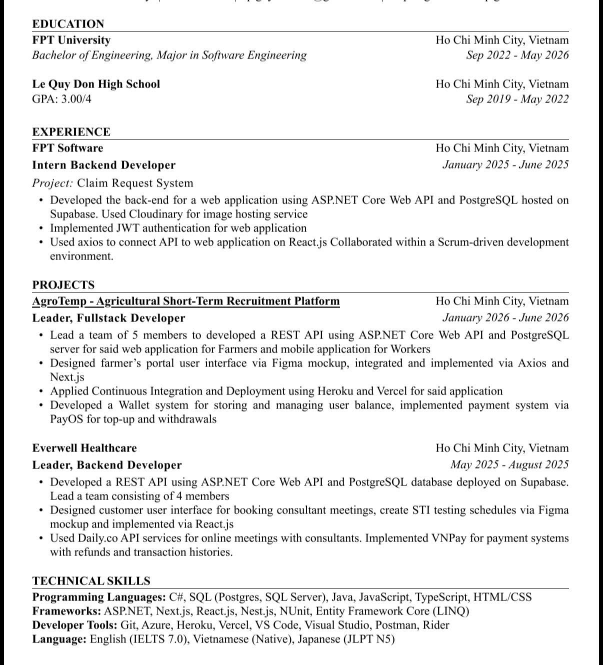
#> input picture Data/Raw/CrawlResume/cv2.jpg, 1206 x 1330 px (shown at 1/2 size)
$ python -i image_preprocessor.py   (imports and definitions only)
#> lines starting #> are read from the running program, lines starting #| are printed output that depends on the picture; after the words box and inside, x2 and y2 are one past the last pixel; in counts of white or black regions, pixels touching at a corner belong together
from __future__ import annotations

import os
import tempfile
from pathlib import Path
from typing import List
import cv2
import numpy as np
from PIL import Image, ImageEnhance, ImageOps

try:
    RESAMPLE_FILTER = Image.Resampling.LANCZOS
except AttributeError:
    RESAMPLE_FILTER = Image.LANCZOS


def extract_document_cards(image_path: str) -> List[str]:
    """Phát hiện và cắt các trang tài liệu riêng biệt từ ảnh chụp viewer/screenshot."""
#> called with image_path = '../../Data/Raw/CrawlResume/cv2.jpg'
    p = Path(image_path)
    if not p.is_file():
        return [image_path]

    with Image.open(p) as raw_img:
#> raw_img is the input picture: PIL image 1206x1330 RGB; min 0, max 255, mean 235.2
        img_rgb = np.array(ImageOps.exif_transpose(raw_img).convert("RGB"))

    h, w, _ = img_rgb.shape
#> h = 1330; w = 1206
    gray = cv2.cvtColor(img_rgb, cv2.COLOR_RGB2GRAY)

    # Tạo mask lọc vùng giấy trắng sáng (nền CV thường > 220)
    _, thresh = cv2.threshold(gray, 225, 255, cv2.THRESH_BINARY)
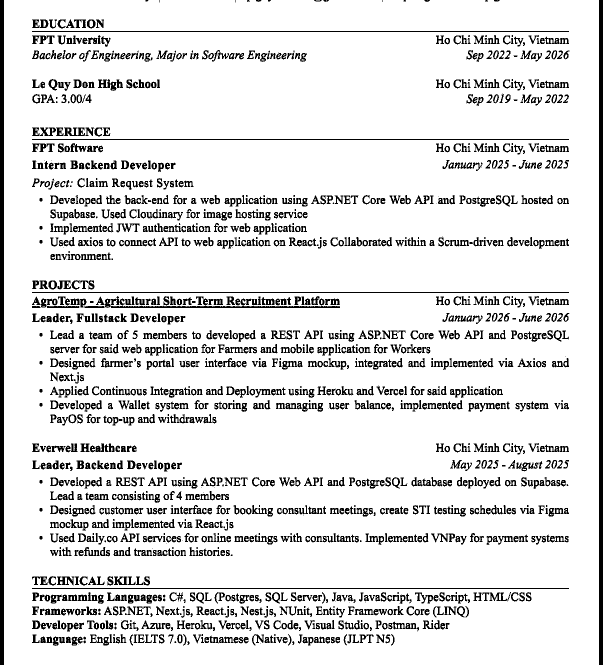
#> thresh: shape (1330, 1206) (shown at 1/2 size); 88.1% white; 1822 black regions (221 under 20 px), largest, box (x1, y1, x2, y2) and area: (0, 0, 8, 1330) 10640, (1198, 0, 1206, 1330) 10640, (64, 62, 1138, 64) 2148
    kernel = cv2.getStructuringElement(cv2.MORPH_RECT, (15, 15))
    closed = cv2.morphologyEx(thresh, cv2.MORPH_CLOSE, kernel)
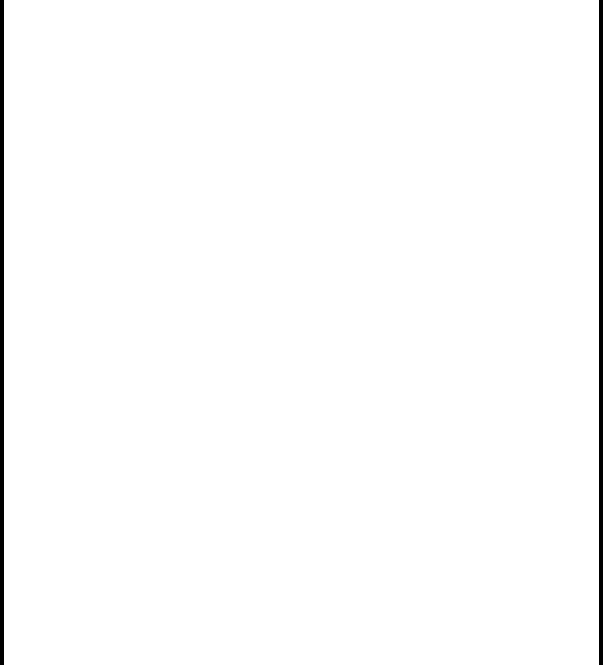
#> closed: shape (1330, 1206) (shown at 1/2 size); 98.7% white; 2 black regions, box (x1, y1, x2, y2) and area: (0, 0, 8, 1330) 10640, (1198, 0, 1206, 1330) 10640

    contours, _ = cv2.findContours(closed, cv2.RETR_EXTERNAL, cv2.CHAIN_APPROX_SIMPLE)
#> contours = [[[8, 0], [8, 1329], [1197, 1329], [1197, 0]]]

    card_boxes = []
    min_page_area = (w * h) * 0.15
#> min_page_area = 240597

    for cnt in contours:
        x_c, y_c, w_c, h_c = cv2.boundingRect(cnt)
        area = w_c * h_c
        if area >= min_page_area and w_c > (w * 0.4):
            card_boxes.append((x_c, y_c, w_c, h_c))
#> this loop made 1 pass
#> (cnt, x_c, y_c, w_c, h_c, area) on pass 1: ([[8, 0], [8, 1329], [1197, 1329], [1197, 0]], 8, 0, 1190, 1330, 1582700)
#> after the loop, card_boxes = [(8, 0, 1190, 1330)]

    if not card_boxes:
        return [image_path]

    card_boxes.sort(key=lambda b: b[1])

    temp_paths = []
    for x_c, y_c, w_c, h_c in card_boxes:
        pad_x = min(4, w_c // 60)
        pad_y = min(4, h_c // 60)
        crop = img_rgb[y_c + pad_y : y_c + h_c - pad_y, x_c + pad_x : x_c + w_c - pad_x]

        if crop.size == 0:
            continue

        tmp = tempfile.NamedTemporaryFile(suffix=".png", delete=False)
        tmp_path = tmp.name
        tmp.close()
        Image.fromarray(crop).save(tmp_path, format="PNG")
        temp_paths.append(tmp_path)
#> this loop made 1 pass
#> (x_c, y_c, w_c, h_c, pad_x, pad_y) on pass 1: (8, 0, 1190, 1330, 4, 4)
#> pass 1, in extract_document_cards, `crop = img_rgb[y_c + pad_y : y_c + h_c - pad_y, x_c + pad_x : x_c + w_..`:
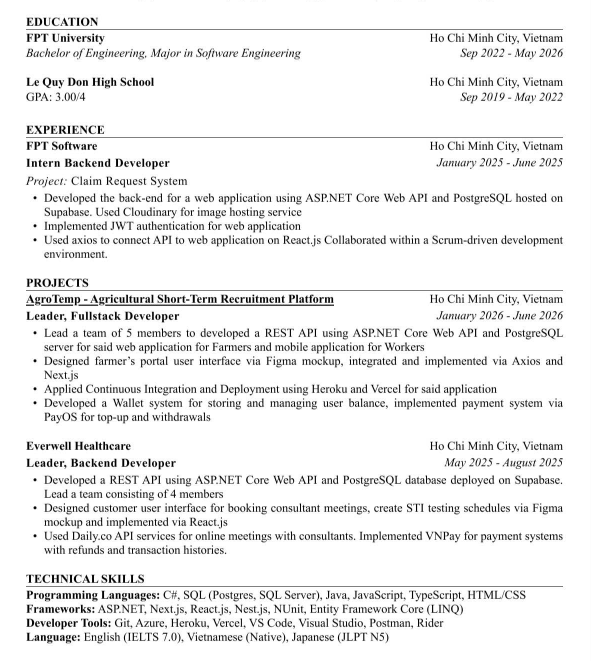
#> crop: shape (1322, 1182, 3) (shown at 1/2 size); min 0, max 255, mean 238.1
#> after the loop, temp_paths = 1 item

    return temp_paths if temp_paths else [image_path]


def enhance_image(path: str, target_min_width: int = 1600) -> str:
    """Upscale nhẹ nhàng cho các ảnh quá nhỏ để OCR nhận diện tốt hơn."""
    p = Path(path)
    if not p.is_file():
        raise FileNotFoundError(f"Image not found: {p}")

    with Image.open(p) as img_raw:
        img = ImageOps.exif_transpose(img_raw).convert("RGB")

    w, h = img.size
    if w < target_min_width:
        scale = target_min_width / float(w)
        new_size = (target_min_width, int(h * scale))
        img = img.resize(new_size, resample=RESAMPLE_FILTER)

    img = ImageEnhance.Contrast(img).enhance(1.15)
    img = ImageOps.autocontrast(img, cutoff=1)

    tmp = tempfile.NamedTemporaryFile(suffix=".png", delete=False)
    tmp_path = tmp.name
    tmp.close()
    img.save(tmp_path, format="PNG")
    return tmp_path


def cleanup_temp(path: str) -> None:
    try:
        if path and os.path.exists(path):
            os.remove(path)
    except Exception:
        pass

>>> result = extract_document_cards('../../Data/Raw/CrawlResume/cv2.jpg')
#> result = 1 item

$ run again, on Data/Raw/CrawlResume/cv5.jpg
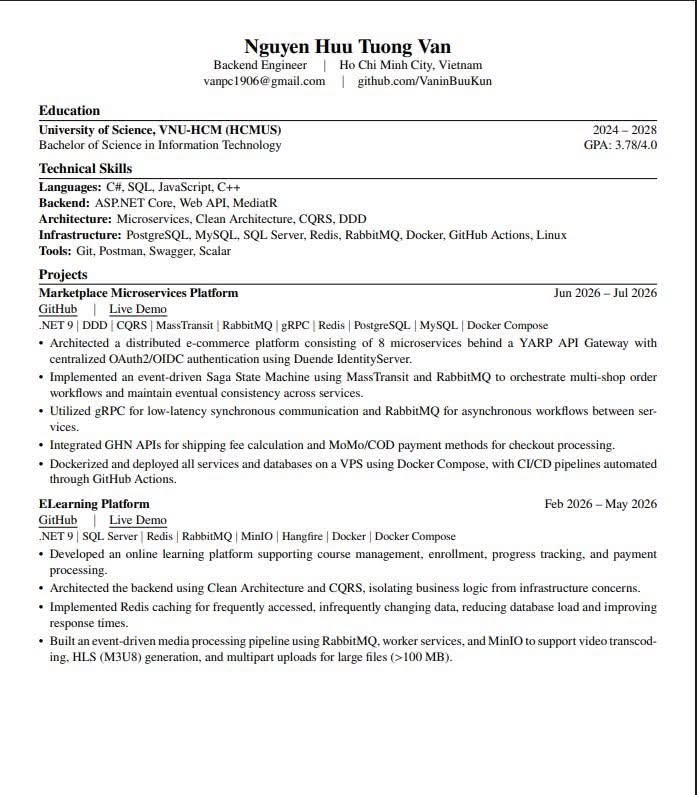
#> input picture Data/Raw/CrawlResume/cv5.jpg, 697 x 795 px
#> in extract_document_cards, raw_img is the input picture: PIL image 697x795 RGB; mean R, G, B 239, 239, 238.8
#> in extract_document_cards, `_, thresh = cv2.threshold(gray, 225, 255, cv2.THRESH_BINARY)`:
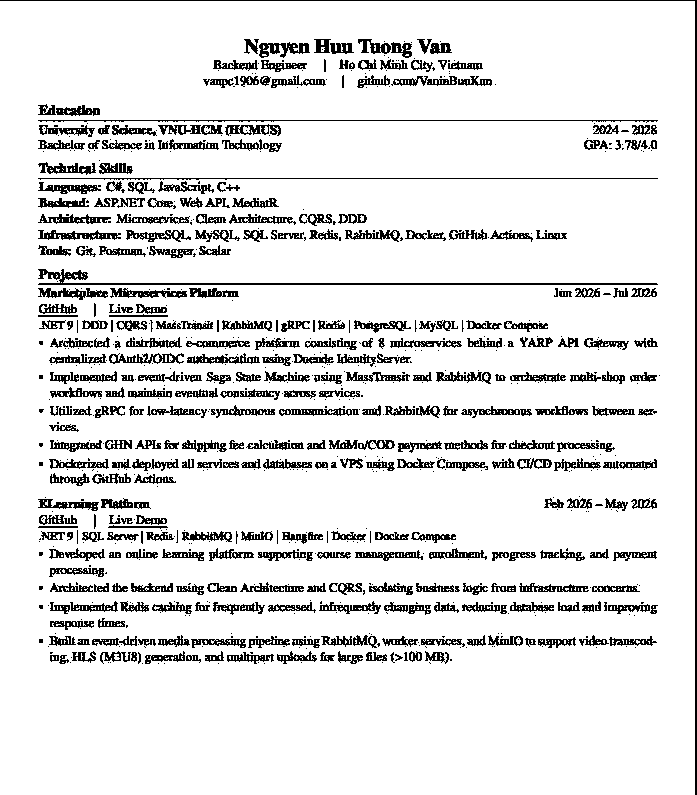
#> thresh: shape (795, 697); 89.1% white; black in thin lines or dots
#> closed: shape (795, 697); every value is 255
#> contours = [[[0, 0], [0, 794], [696, 794], [696, 0]]]
#> the loop in extract_document_cards, `for cnt in contours:` made 1 pass
#> (cnt, x_c, y_c, w_c, h_c, area) on pass 1: ([[0, 0], [0, 794], [696, 794], [696, 0]], 0, 0, 697, 795, 554115)
#> after the loop in extract_document_cards, `for cnt in contours:`: card_boxes = [(0, 0, 697, 795)]
#> the loop in extract_document_cards, `for x_c, y_c, w_c, h_c in card_boxes:` made 1 pass
#> (x_c, y_c, w_c, h_c, pad_x, pad_y) on pass 1: (0, 0, 697, 795, 4, 4)
#> pass 1, in extract_document_cards, `crop = img_rgb[y_c + pad_y : y_c + h_c - pad_y, x_c + pad_x : x_c + w_..`:
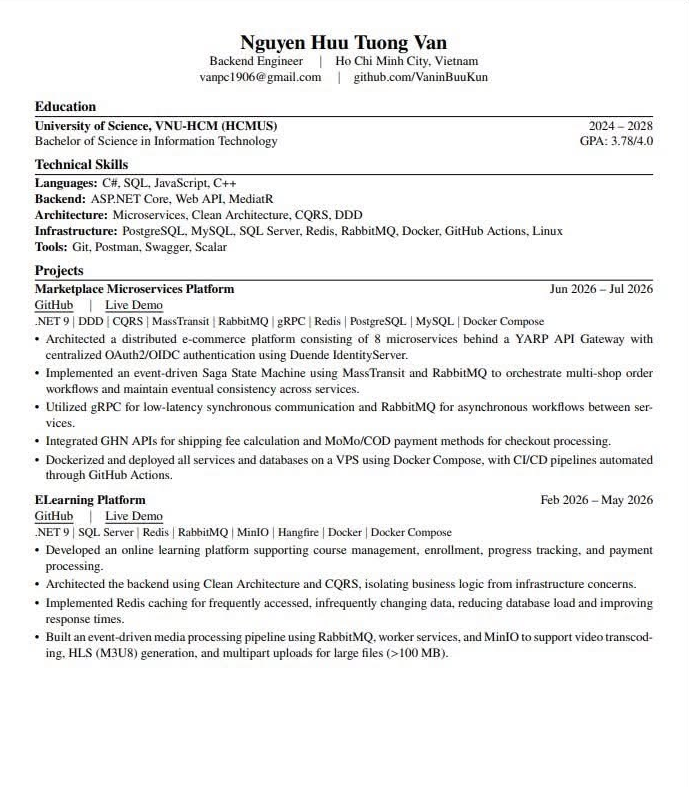
#> crop: shape (787, 689, 3); mean R, G, B 239.6, 239.6, 239.4
#> after the loop in extract_document_cards, `for x_c, y_c, w_c, h_c in card_boxes:`: temp_paths = 1 item

$ run again, on Data/Raw/CrawlResume/cv8.jpg
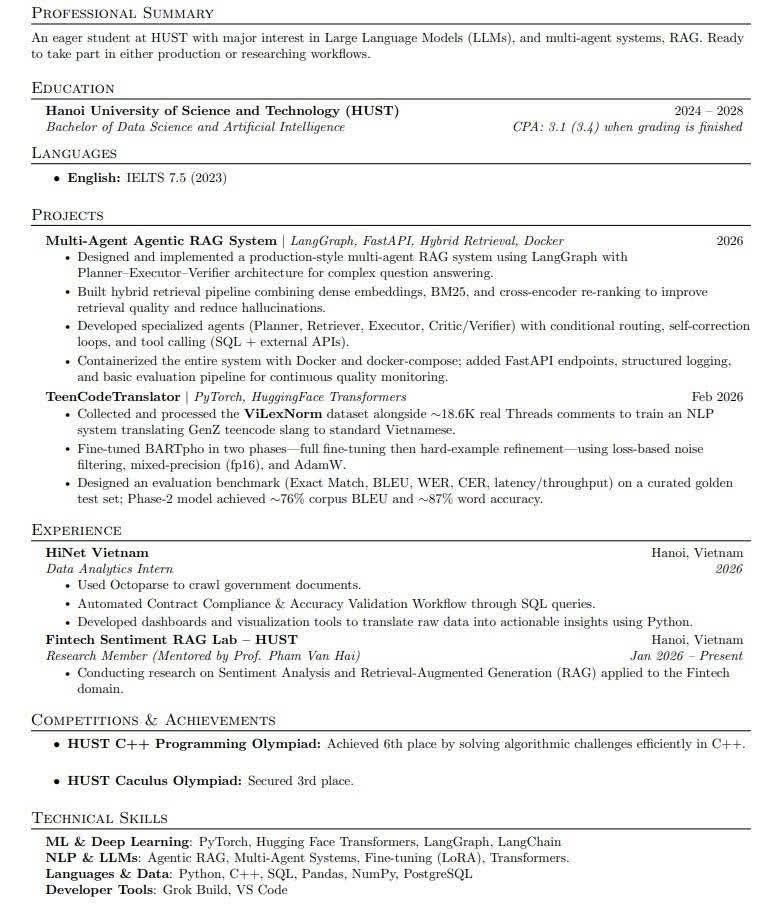
#> input picture Data/Raw/CrawlResume/cv8.jpg, 781 x 905 px
#> in extract_document_cards, raw_img is the input picture: PIL image 781x905 RGB; mean R, G, B 238.7, 238.8, 238.5
#> in extract_document_cards, `_, thresh = cv2.threshold(gray, 225, 255, cv2.THRESH_BINARY)`:
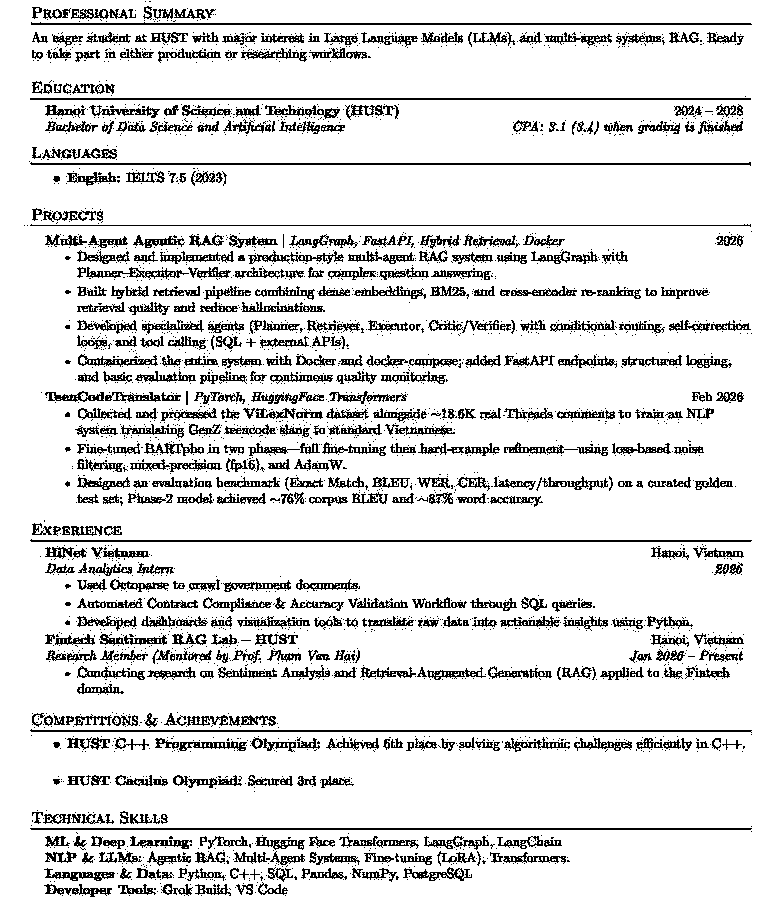
#> thresh: shape (905, 781); 87.7% white; black in thin lines or dots
#> closed: shape (905, 781); every value is 255
#> contours = [[[0, 0], [0, 904], [780, 904], [780, 0]]]
#> the loop in extract_document_cards, `for cnt in contours:` made 1 pass
#> (cnt, x_c, y_c, w_c, h_c, area) on pass 1: ([[0, 0], [0, 904], [780, 904], [780, 0]], 0, 0, 781, 905, 706805)
#> after the loop in extract_document_cards, `for cnt in contours:`: card_boxes = [(0, 0, 781, 905)]
#> the loop in extract_document_cards, `for x_c, y_c, w_c, h_c in card_boxes:` made 1 pass
#> (x_c, y_c, w_c, h_c, pad_x, pad_y) on pass 1: (0, 0, 781, 905, 4, 4)
#> pass 1, in extract_document_cards, `crop = img_rgb[y_c + pad_y : y_c + h_c - pad_y, x_c + pad_x : x_c + w_..`:
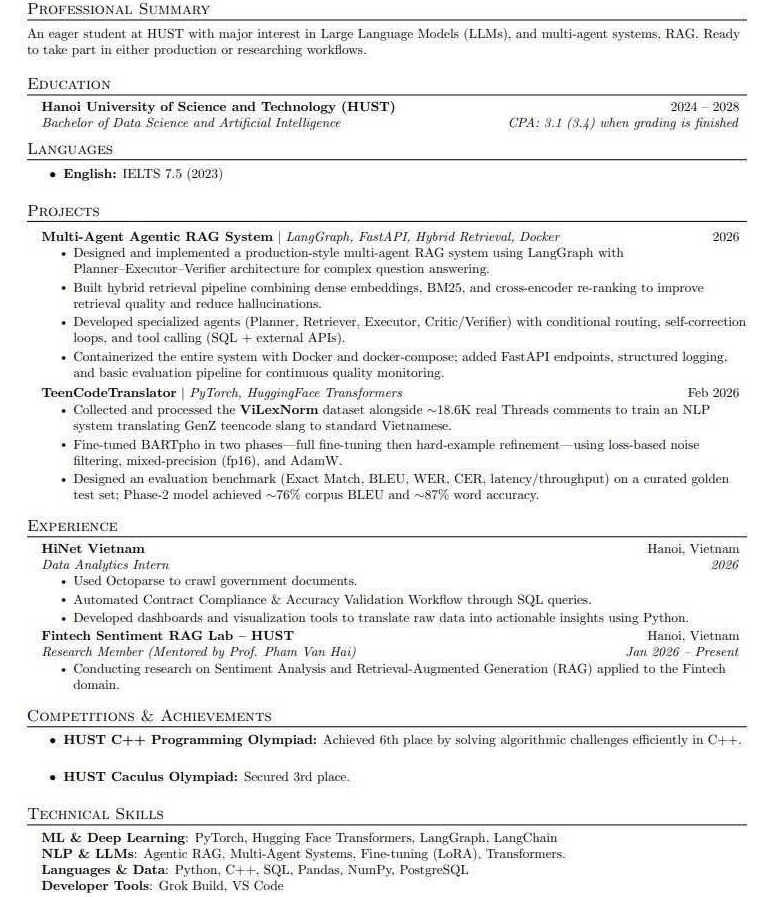
#> crop: shape (897, 773, 3); mean R, G, B 238.4, 238.5, 238.2
#> after the loop in extract_document_cards, `for x_c, y_c, w_c, h_c in card_boxes:`: temp_paths = 1 item

$ run again, on Data/Raw/CrawlResume/cv3.png
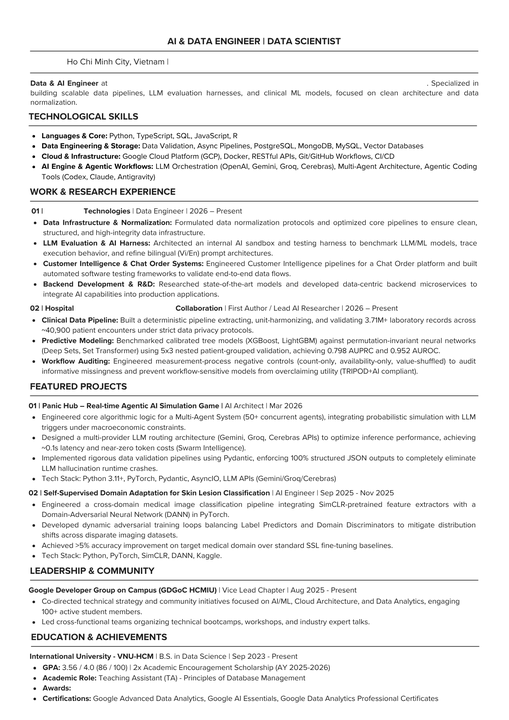
#> input picture Data/Raw/CrawlResume/cv3.png, 509 x 720 px
#> in extract_document_cards, raw_img is the input picture: PIL image 509x720 RGB; min 0, max 255, mean 239
#> in extract_document_cards, `_, thresh = cv2.threshold(gray, 225, 255, cv2.THRESH_BINARY)`:
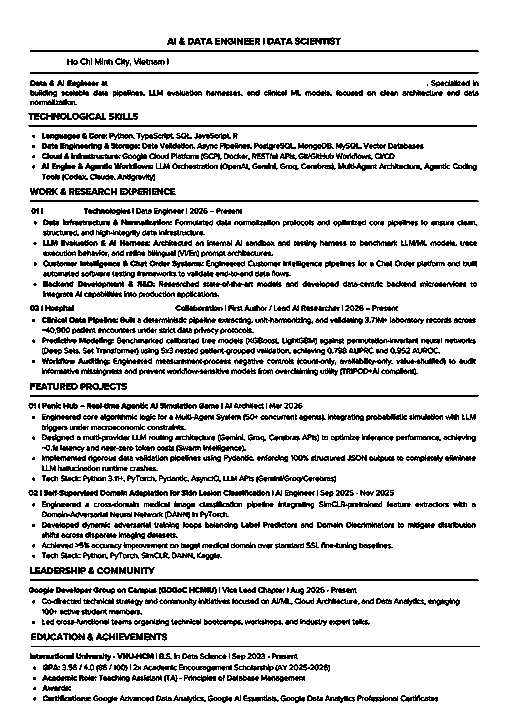
#> thresh: shape (720, 509); 83.8% white; black in thin lines or dots, all inside (x1, y1, x2, y2) = (28, 37, 480, 703)
#> closed: shape (720, 509); every value is 255
#> contours = [[[0, 0], [0, 719], [508, 719], [508, 0]]]
#> the loop in extract_document_cards, `for cnt in contours:` made 1 pass
#> (cnt, x_c, y_c, w_c, h_c, area) on pass 1: ([[0, 0], [0, 719], [508, 719], [508, 0]], 0, 0, 509, 720, 366480)
#> after the loop in extract_document_cards, `for cnt in contours:`: card_boxes = [(0, 0, 509, 720)]
#> the loop in extract_document_cards, `for x_c, y_c, w_c, h_c in card_boxes:` made 1 pass
#> (x_c, y_c, w_c, h_c, pad_x, pad_y) on pass 1: (0, 0, 509, 720, 4, 4)
#> pass 1, in extract_document_cards, `crop = img_rgb[y_c + pad_y : y_c + h_c - pad_y, x_c + pad_x : x_c + w_..`:
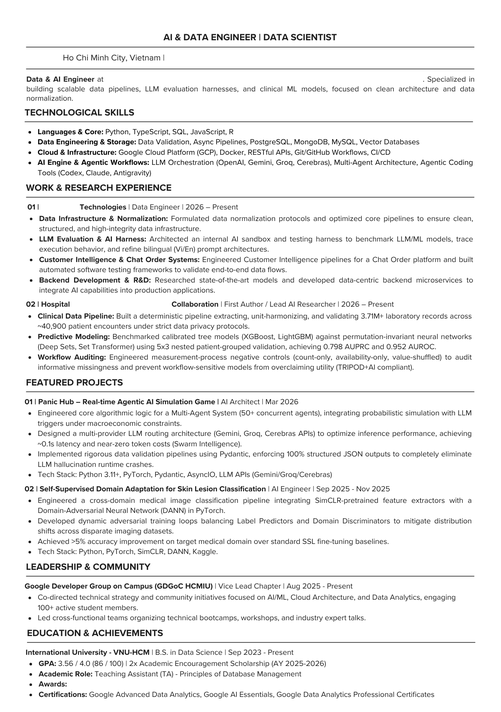
#> crop: shape (712, 501, 3); min 0, max 255, mean 238.5
#> after the loop in extract_document_cards, `for x_c, y_c, w_c, h_c in card_boxes:`: temp_paths = 1 item
